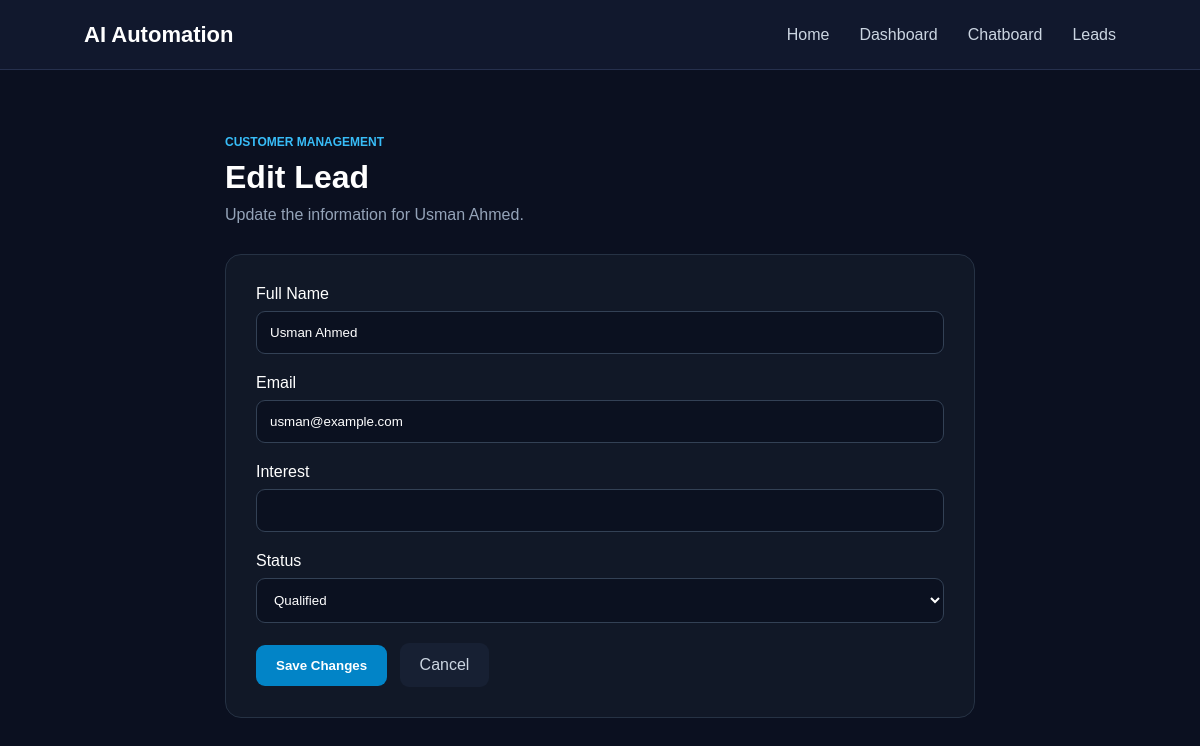
Screenshot of /leads/3/edit/ with the database file from the repository.
### automation/models.py (models this page shows, shortened)
class Lead(models.Model):
    STATUS_CHOICES = [
        ("New", "New"),
        ("Contacted", "Contacted"),
        ("Qualified", "Qualified"),
        ('converted', 'Converted'),
    ]
    name = models.CharField(max_length=200)
    email = models.EmailField(blank=True, null=True)
    phone = models.CharField(max_length=20, blank=True, null=True)
    company = models.CharField(max_length=200, blank=True, null=True)
    status = models.CharField(max_length=20, choices=STATUS_CHOICES, default='new')
    notes = models.TextField(blank=True, null=True)
    created_at = models.DateTimeField(auto_now_add=True)

### automation/views.py (the view)
# urls.py: path('leads/<int:lead_id>/edit/', views.edit_lead, name='edit_lead'),
def edit_lead(request, lead_id):
    lead = get_object_or_404(Lead, id=lead_id)
    if request.method == 'POST':
        lead.name = request.POST.get('name')
        lead.email = request.POST.get('email')
        lead.phone = request.POST.get('phone')
        lead.save()
        return redirect('leads')
    return render(request, 'edit_lead.html', {'lead': lead})

### automation/templates/edit_lead.html (shortened to what this page needs)
{% extends "base.html" %}
{% block content %}
<div style="max-width:800px;margin:40px auto;padding:25px;">
    <div style="color:#38bdf8;font-size:12px;font-weight:bold;">
        CUSTOMER MANAGEMENT
    </div>
    <h1 style="margin:10px 0;">
        Edit Lead
    </h1>
    <p style="color:#94a3b8;margin-bottom:30px;">
        Update the information for {{ lead.name }}.
    </p>
    <div style="
        background:#111827;
        border:1px solid #263244;
        border-radius:16px;
        padding:30px;
    ">
        <form method="POST">
            <div style="margin-bottom:20px;">
                <label>Full Name</label>
                <input
                    type="text"
                    name="name"
                    value="{{ lead.name }}"
                    required
                    style="
                        width:100%;
                        padding:13px;
                        margin-top:8px;
                        background:#0b1120;
                        color:white;
                        border:1px solid #334155;
                        border-radius:9px;
                    "
                >
            </div>
            <div style="margin-bottom:20px;">
                <label>Email</label>
                <input
                    type="email"
                    name="email"
                    value="{{ lead.email }}"
                    required
                    style="
                        width:100%;
                        padding:13px;
                        margin-top:8px;
                        background:#0b1120;
                        color:white;
                        border:1px solid #334155;
                        border-radius:9px;
                    "
                >
            </div>
            <div style="margin-bottom:20px;">
                <label>Interest</label>
                <input
                    type="text"
                    name="interest"
                    value="{{ lead.interest }}"
                    required
                    style="
                        width:100%;
                        padding:13px;
                        margin-top:8px;
                        background:#0b1120;
                        color:white;
                        border:1px solid #334155;
                        border-radius:9px;
                    "
                >
            </div>
            <div style="margin-bottom:20px;">
                <label>Status</label>
                <select
                    name="status"
                    style="
                        width:100%;
                        padding:13px;
                        margin-top:8px;
                        background:#0b1120;
                        color:white;
                        border:1px solid #334155;
                        border-radius:9px;
                    "
                >
                    <option value="Qualified"
                        {% if lead.status == "Qualified" %}selected{% endif %}>
                        Qualified
                    </option>
                </select>
            </div>
            <button
                type="submit"
                style="
                    background:#0284c7;
                    color:white;
                    border:none;
                    padding:13px 20px;
                    border-radius:9px;
                    cursor:pointer;
                    font-weight:bold;
                "
            >
                Save Changes
            </button>
            <a
                href="{% url 'leads' %}"
                style="
                    display:inline-block;
                    background:#172033;
                    color:#cbd5e1;
                    padding:13px 20px;
                    border-radius:9px;
                    text-decoration:none;
                    margin-left:8px;
                "
            >
                Cancel
            </a>
        </form>
    </div>
</div>
{% endblock %}

### static/style.css (style rules this page uses)
* { margin: 0; padding: 0; box-sizing: border-box; }
body { font-family: Arial, sans-serif; background: #0b1020; color: #ffffff; }

### rows the page displays
Lead: name "Usman Ahmed", email "usman@example.com", status "Qualified"
